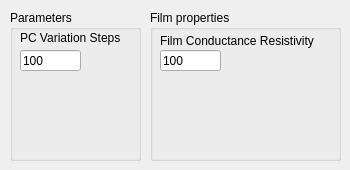
        <widget class="QWidget" name="tab_11">
         <attribute name="title">
          <string>SS</string>
         </attribute>
         <widget class="QGroupBox" name="groupBox_6">
          <property name="geometry">
           <rect>
            <x>10</x>
            <y>10</y>
            <width>131</width>
            <height>151</height>
           </rect>
          </property>
          <property name="title">
           <string>Parameters</string>
          </property>
          <property name="flat">
           <bool>true</bool>
          </property>
          <widget class="QLabel" name="label_60">
           <property name="geometry">
            <rect>
             <x>10</x>
             <y>20</y>
             <width>121</width>
             <height>16</height>
            </rect>
           </property>
           <property name="text">
            <string>PC Variation Steps</string>
           </property>
          </widget>
          <widget class="QLineEdit" name="twoPhaseStepsLineEdit">
           <property name="geometry">
            <rect>
             <x>10</x>
             <y>40</y>
             <width>61</width>
             <height>21</height>
            </rect>
           </property>
           <property name="text">
            <string>100</string>
           </property>
          </widget>
         </widget>
         <widget class="QGroupBox" name="groupBox_20">
          <property name="geometry">
           <rect>
            <x>150</x>
            <y>10</y>
            <width>191</width>
            <height>151</height>
           </rect>
          </property>
          <property name="title">
           <string>Film properties</string>
          </property>
          <property name="flat">
           <bool>true</bool>
          </property>
          <widget class="QLabel" name="waterWetLabel_2">
           <property name="geometry">
            <rect>
             <x>10</x>
             <y>20</y>
             <width>181</width>
             <height>21</height>
            </rect>
           </property>
           <property name="text">
            <string>Film Conductance Resistivity</string>
           </property>
          </widget>
          <widget class="QLineEdit" name="twoPhasefilmConductance">
           <property name="geometry">
            <rect>
             <x>10</x>
             <y>40</y>
             <width>61</width>
             <height>21</height>
            </rect>
           </property>
           <property name="toolTip">
            <string>Cw (Oren, 1998)</string>
           </property>
           <property name="text">
            <string>100</string>
           </property>
          </widget>
         </widget>
        </widget>
